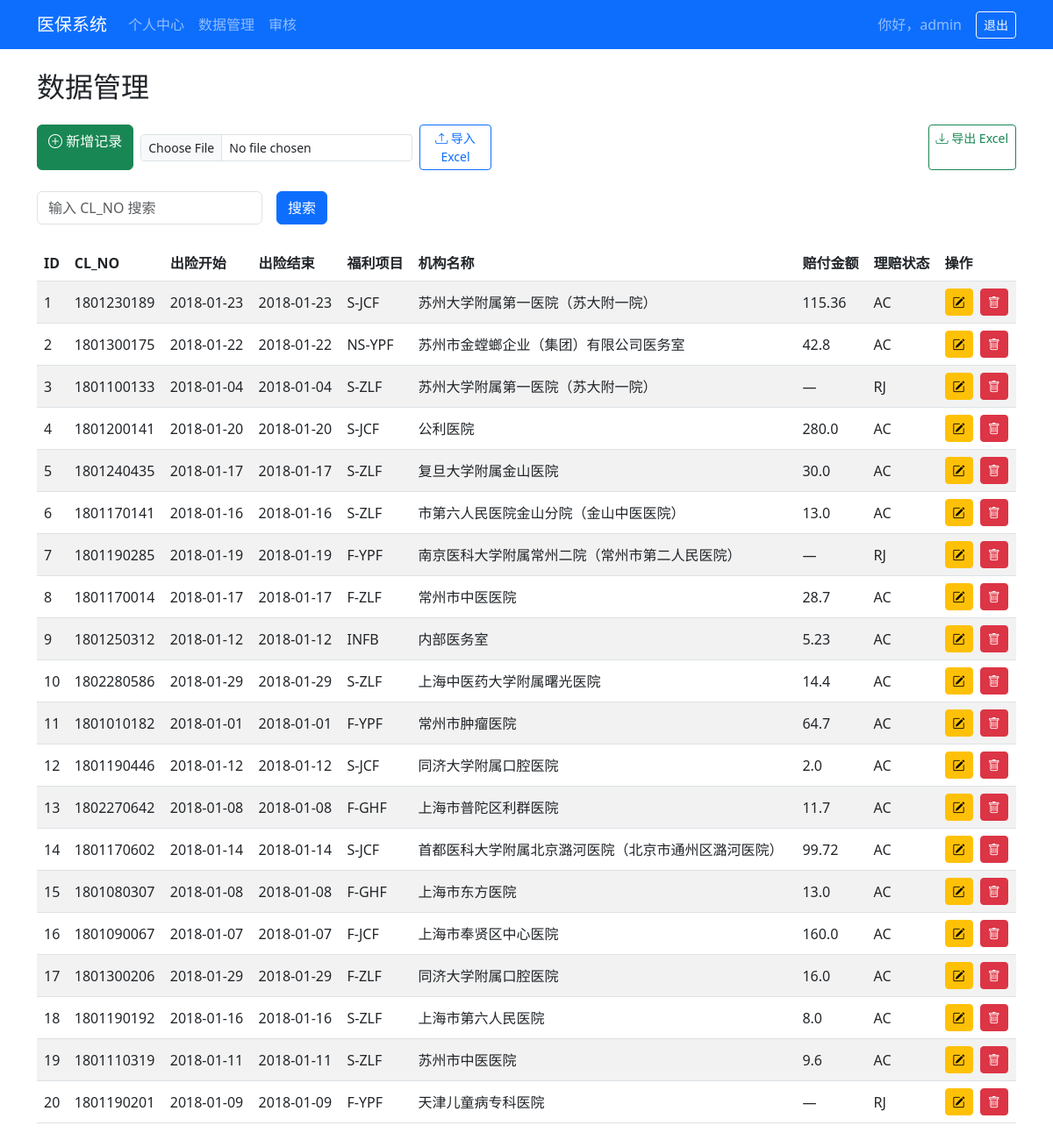
The page /data (signed in) on the database its author committed.
### app.py (models this page shows, shortened)
class User(UserMixin, db.Model):
    id = db.Column(db.Integer, primary_key=True)
    username = db.Column(db.String(64), unique=True, nullable=False)
    password_hash = db.Column(db.String(128), nullable=False)

class InsuranceClaim(db.Model):
    id = db.Column(db.Integer, primary_key=True)
    cl_no = db.Column(db.String, unique=True, nullable=False)
    incur_date_from = db.Column(db.Date)  # 保険事故発生開始日 (出险开始日期)
    incur_date_to = db.Column(db.Date)  # 保険事故発生終了日 (出险结束日期)
    ben_head = db.Column(db.String)  # 給付項目 (福利项目)
    diag_code = db.Column(db.String)  # 疾病コード (疾病代码)
    codes = db.Column(db.String)  # バーコードリスト (条形码列表)
    prov_name = db.Column(db.String)  # 医療機関名 (医疗机构名称)
    pay_date = db.Column(db.DateTime)  # 振込日時 (划账时间)
    pay_amt = db.Column(db.Float)  # 支払金額 (赔付金额)
    cl_line_status = db.Column(db.String)  # ステータス: 'AC'(承認), 'PD'(保留), 'PV'(保留検証), 'RJ'(拒絶)
    prov_level = db.Column(db.Integer)
    invoice_cnt = db.Column(db.Float)
    cl_third_party_pay_amt = db.Column(db.Float)
    cwf_amt_day = db.Column(db.Float)
    codes_count = db.Column(db.Integer)
    cl_owner_pay_amt = db.Column(db.Float)
    pay_amt_usd = db.Column(db.Float)
    app_amt = db.Column(db.Float)
    ben_spend = db.Column(db.Float)
    diag_code_prefix = db.Column(db.Integer)
    ben_type = db.Column(db.Integer)
    ded_amt = db.Column(db.Float)

### app.py (the view)
@app.route('/data', methods=['GET', 'POST'])
@login_required
def data_management():
    record = None
    records = InsuranceClaim.query.limit(20).all()
    if request.method == 'POST' and request.form.get('cl_no'):
        record = InsuranceClaim.query.filter_by(
            cl_no=request.form['cl_no']
        ).first()
    return render_template(
        'data_management.html',
        record=record,
        records=records
    )

### app.py (called while the page is built)
@login_manager.user_loader
def load_user(uid):
    return User.query.get(int(uid))

### templates/data_management.html (shortened to what this page needs)
{% extends "base.html" %}
{% block content %}
<div class="container py-4">
  <h2 class="mb-4">数据管理</h2>
  <div class="d-flex gap-2 mb-4">
    <a href="{{ url_for('data_add') }}" class="btn btn-success">
      <i class="bi bi-plus-circle"></i> 新增记录
    </a>
    <form action="{{ url_for('data_import') }}"
          method="post"
          enctype="multipart/form-data"
          class="d-flex align-items-center gap-2 mb-0">
      <input type="file" name="file" accept=".xls,.xlsx"
             class="form-control form-control-sm" required>
      <button type="submit" class="btn btn-outline-primary btn-sm">
        <i class="bi bi-upload"></i> 导入 Excel
      </button>
    </form>
    <a href="{{ url_for('data_export') }}" class="btn btn-outline-success btn-sm ms-auto">
      <i class="bi bi-download"></i> 导出 Excel
    </a>
  </div>
  <form method="post" class="row g-3 mb-4">
    <div class="col-auto">
      <input name="cl_no" class="form-control" placeholder="输入 CL_NO 搜索">
    </div>
    <div class="col-auto">
      <button class="btn btn-primary">搜索</button>
    </div>
  </form>
  <div class="table-responsive">
    {% if record %}
      <table class="table table-bordered">
        <tr>
          <th>CL_NO</th>
          <td>{{ record.cl_no }}</td>
        </tr>
        <tr>
          <th>出险开始</th>
          <td>
            {% if record.incur_date_from %}
              {{ record.incur_date_from.strftime('%Y-%m-%d') }}
            {% else %}
              —
            {% endif %}
          </td>
        </tr>
        <tr>
          <th>出险结束</th>
          <td>
            {% if record.incur_date_to %}
              {{ record.incur_date_to.strftime('%Y-%m-%d') }}
            {% else %}
              —
            {% endif %}
          </td>
        </tr>
        <tr>
          <th>福利项目</th>
          <td>{{ record.ben_head or '—' }}</td>
        </tr>
        <tr>
          <th>疾病代码</th>
          <td>{{ record.diag_code or '—' }}</td>
        </tr>
        <tr>
          <th>条形码列表</th>
          <td>{{ record.codes or '—' }}</td>
        </tr>
        <tr>
          <th>机构名称</th>
          <td>{{ record.prov_name or '—' }}</td>
        </tr>
        <tr>
          <th>划账时间</th>
          <td>
            {% if record.pay_date %}
              {{ record.pay_date.strftime('%Y-%m-%d %H:%M:%S') }}
            {% else %}
              —
            {% endif %}
          </td>
        </tr>
        <tr>
          <th>赔付金额</th>
          <td>{{ record.pay_amt or '—' }}</td>
        </tr>
        <tr>
          <th>理赔状态</th>
          <td>{{ record.cl_line_status or '—' }}</td>
        </tr>
      </table>
      <div class="mt-3">
        <a href="{{ url_for('data_edit', cid=record.id) }}" class="btn btn-warning">
          <i class="bi bi-pencil-square"></i> 编辑
        </a>
        <a href="{{ url_for('data_delete', cid=record.id) }}"
           class="btn btn-danger ms-2"
           onclick="return confirm('确定删除？');">
          <i class="bi bi-trash"></i> 删除
        </a>
        <a href="{{ url_for('data_management') }}" class="btn btn-secondary ms-2">
          返回列表
        </a>
      </div>
    {% else %}
      <table class="table table-striped align-middle">
        <thead>
          <tr>
            <th>ID</th>
            <th>CL_NO</th>
            <th>出险开始</th>
            <th>出险结束</th>
            <th>福利项目</th>
            <th>机构名称</th>
            <th>赔付金额</th>
            <th>理赔状态</th>
            <th>操作</th>
          </tr>
        </thead>
        <tbody>
          {% for r in records %}
          <tr>
            <td>{{ r.id }}</td>
            <td>{{ r.cl_no }}</td>
            <td>
              {{ r.incur_date_from.strftime('%Y-%m-%d') if r.incur_date_from else '—' }}
            </td>
            <td>
              {{ r.incur_date_to.strftime('%Y-%m-%d') if r.incur_date_to else '—' }}
            </td>
            <td>{{ r.ben_head or '—' }}</td>
            <td>{{ r.prov_name or '—' }}</td>
            <td>{{ r.pay_amt or '—' }}</td>
            <td>{{ r.cl_line_status or '—' }}</td>
            <td>
              <a href="{{ url_for('data_edit', cid=r.id) }}" class="btn btn-sm btn-warning">
                <i class="bi bi-pencil-square"></i>
              </a>
              <a href="{{ url_for('data_delete', cid=r.id) }}"
                 class="btn btn-sm btn-danger ms-1"
                 onclick="return confirm('确定删除？');">
                <i class="bi bi-trash"></i>
              </a>
            </td>
          </tr>
          {% endfor %}
        </tbody>
      </table>
    {% endif %}
  </div>
</div>
{% endblock %}

### templates/base.html (shortened to what this page needs)
<!DOCTYPE html>
<html lang="zh-CN">
<head>
  <link href="https://cdn.jsdelivr.net/npm/bootstrap@5.3.0/dist/css/bootstrap.min.css"
        rel="stylesheet">
  <link href="https://cdn.jsdelivr.net/npm/bootstrap-icons@1.10.5/font/bootstrap-icons.css"
        rel="stylesheet">
</head>
<body class="{% block body_class %}{% endblock %}">
<nav class="navbar navbar-expand-lg navbar-dark bg-primary">
  <div class="container">
    <a class="navbar-brand" href="{{ url_for('dashboard') }}">医保系统</a>
    <div class="collapse navbar-collapse">
      <ul class="navbar-nav me-auto">
        <li class="nav-item"><a class="nav-link" href="{{ url_for('personal') }}">个人中心</a></li>
        <li class="nav-item"><a class="nav-link" href="{{ url_for('data_management') }}">数据管理</a></li>
        <li class="nav-item"><a class="nav-link" href="{{ url_for('audit') }}">审核</a></li>
      </ul>
      {% if current_user.is_authenticated %}
      <span class="navbar-text me-3">你好，{{ current_user.username }}</span>
      <a class="btn btn-outline-light btn-sm" href="{{ url_for('logout') }}">退出</a>
      {% endif %}
    </div>
  </div>
</nav>
<div class="container-fluid">
  {% block content %}{% endblock %}
</div>
</body>
</html>

### rows shown on the page
User: username "admin"
InsuranceClaim: id "1", cl_no "1801230189", incur_date_from "2018-01-23", incur_date_to "2018-01-23", ben_head "S-JCF", prov_name "苏州大学附属第一医院（苏大附一院）", pay_amt "115.36", cl_line_status "AC"
InsuranceClaim: id "2", cl_no "1801300175", incur_date_from "2018-01-22", incur_date_to "2018-01-22", ben_head "NS-YPF", prov_name "苏州市金螳螂企业（集团）有限公司医务室", pay_amt "42.8", cl_line_status "AC"
InsuranceClaim: id "3", cl_no "1801100133", incur_date_from "2018-01-04", incur_date_to "2018-01-04", ben_head "S-ZLF", prov_name "苏州大学附属第一医院（苏大附一院）", pay_amt "—", cl_line_status "RJ"
InsuranceClaim: id "4", cl_no "1801200141", incur_date_from "2018-01-20", incur_date_to "2018-01-20", ben_head "S-JCF", prov_name "公利医院", pay_amt "280.0", cl_line_status "AC"
InsuranceClaim: id "5", cl_no "1801240435", incur_date_from "2018-01-17", incur_date_to "2018-01-17", ben_head "S-ZLF", prov_name "复旦大学附属金山医院", pay_amt "30.0", cl_line_status "AC"
InsuranceClaim: id "6", cl_no "1801170141", incur_date_from "2018-01-16", incur_date_to "2018-01-16", ben_head "S-ZLF", prov_name "市第六人民医院金山分院（金山中医医院）", pay_amt "13.0", cl_line_status "AC"
InsuranceClaim: id "7", cl_no "1801190285", incur_date_from "2018-01-19", incur_date_to "2018-01-19", ben_head "F-YPF", prov_name "南京医科大学附属常州二院（常州市第二人民医院）", pay_amt "—", cl_line_status "RJ"
InsuranceClaim: id "8", cl_no "1801170014", incur_date_from "2018-01-17", incur_date_to "2018-01-17", ben_head "F-ZLF", prov_name "常州市中医医院", pay_amt "28.7", cl_line_status "AC"
InsuranceClaim: id "9", cl_no "1801250312", incur_date_from "2018-01-12", incur_date_to "2018-01-12", ben_head "INFB", prov_name "内部医务室", pay_amt "5.23", cl_line_status "AC"
InsuranceClaim: id "10", cl_no "1802280586", incur_date_from "2018-01-29", incur_date_to "2018-01-29", ben_head "S-ZLF", prov_name "上海中医药大学附属曙光医院", pay_amt "14.4", cl_line_status "AC"
InsuranceClaim: id "11", cl_no "1801010182", incur_date_from "2018-01-01", incur_date_to "2018-01-01", ben_head "F-YPF", prov_name "常州市肿瘤医院", pay_amt "64.7", cl_line_status "AC"
InsuranceClaim: id "12", cl_no "1801190446", incur_date_from "2018-01-12", incur_date_to "2018-01-12", ben_head "S-JCF", prov_name "同济大学附属口腔医院", pay_amt "2.0", cl_line_status "AC"
InsuranceClaim: id "13", cl_no "1802270642", incur_date_from "2018-01-08", incur_date_to "2018-01-08", ben_head "F-GHF", prov_name "上海市普陀区利群医院", pay_amt "11.7", cl_line_status "AC"
InsuranceClaim: id "14", cl_no "1801170602", incur_date_from "2018-01-14", incur_date_to "2018-01-14", ben_head "S-JCF", prov_name "首都医科大学附属北京潞河医院（北京市通州区潞河医院）", pay_amt "99.72", cl_line_status "AC"
InsuranceClaim: id "15", cl_no "1801080307", incur_date_from "2018-01-08", incur_date_to "2018-01-08", ben_head "F-GHF", prov_name "上海市东方医院", pay_amt "13.0", cl_line_status "AC"
InsuranceClaim: id "16", cl_no "1801090067", incur_date_from "2018-01-07", incur_date_to "2018-01-07", ben_head "F-JCF", prov_name "上海市奉贤区中心医院", pay_amt "160.0", cl_line_status "AC"
InsuranceClaim: id "17", cl_no "1801300206", incur_date_from "2018-01-29", incur_date_to "2018-01-29", ben_head "F-ZLF", prov_name "同济大学附属口腔医院", pay_amt "16.0", cl_line_status "AC"
InsuranceClaim: id "18", cl_no "1801190192", incur_date_from "2018-01-16", incur_date_to "2018-01-16", ben_head "S-ZLF", prov_name "上海市第六人民医院", pay_amt "8.0", cl_line_status "AC"
InsuranceClaim: id "19", cl_no "1801110319", incur_date_from "2018-01-11", incur_date_to "2018-01-11", ben_head "S-ZLF", prov_name "苏州市中医医院", pay_amt "9.6", cl_line_status "AC"
InsuranceClaim: id "20", cl_no "1801190201", incur_date_from "2018-01-09", incur_date_to "2018-01-09", ben_head "F-YPF", prov_name "天津儿童病专科医院", pay_amt "—", cl_line_status "RJ"
